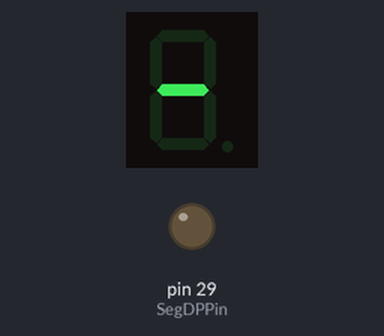
Bench run of a sketch on a simulated Arduino Mega 2560, built with avr-gcc and run on an emulated ATmega2560. On the bench: 1-digit seven-segment display, output pins drawn as LEDs (lit = HIGH). Wiring (inferred from the names in the program): 1-digit 7-segment display, segments lit when LOW: segments pin 22, pin 23, pin 24, pin 25, pin 26, pin 27, pin 28, pin 25. The segment pins are drawn as the display they are named for; pins used as bus, display or sensor lines are not drawn.

Above: at 4.1 s.
At 12.1 s:
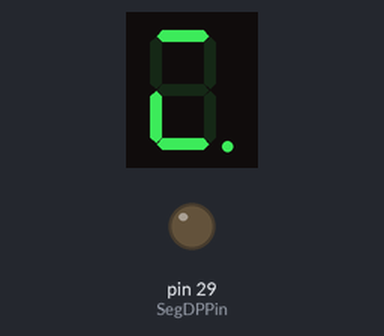
At 22.1 s:
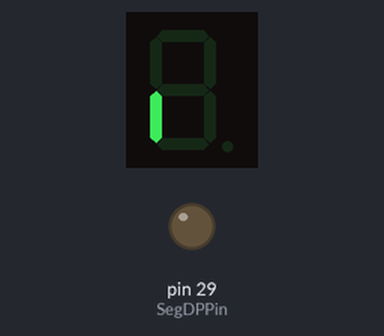
At 39.1 s:
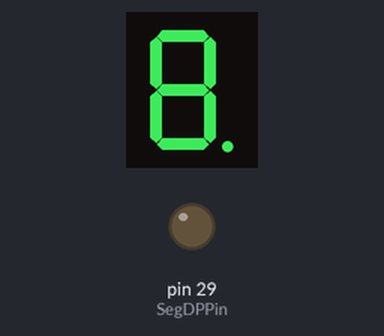
Timing chart, 0 to 40.0 s (numbered marks = the images above):
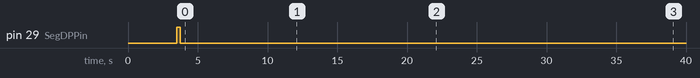

Measured:
- what the display in image 0 shows lasts 1.0 s, from 4.0 s to 5.0 s

The sketch:

CSCI241_Homework_3B.ino
```cpp
// Test Display using a single 8-segment LED module
const int SegAPin = 22;  // Output pin associated with the "A" (top) segment
const int SegBPin = 23;  // Output pin associated with the "B" (top right) segment
const int SegCPin = 24;  // Output pin associated with the "C" (bottom right) segment
const int SegDPin = 25;  // Output pin associated with the "D" (bottom) segment
const int SegEPin = 26;  // Output pin associated with the "E" (bottom left) segment
const int SegFPin = 27;  // Output pin associated with the "F" (top left) segment
const int SegGPin = 28;  // Output pin associated with the "G" (middle) segment
const int SegDPPin = 29; // Output pin associated with the "DP" (decimal point)

// Called once at start up
void setup()
{
  // Initialize the led GPIO pins for output.
  pinMode(SegAPin, OUTPUT);
  pinMode(SegBPin, OUTPUT);
  pinMode(SegCPin, OUTPUT);
  pinMode(SegDPin, OUTPUT);
  pinMode(SegEPin, OUTPUT);
  pinMode(SegFPin, OUTPUT);
  pinMode(SegGPin, OUTPUT);
  pinMode(SegDPPin, OUTPUT);

  // Flash each segment in sequence for a short period of time,
  // so we can see if the circuit wiring is correct.

  const int flashTime = 250; // LED flast time (in milliseconds)

  FlashEachSegment(flashTime);
}

// Called repeatedly until the reset button is pressed
void loop()
{
  // Digit display hold time (in milliseconds)
  const int holdTime = 1000; // 1000 milliseconds = 1 second

  displayZero(holdTime);
  displayOne(holdTime);
  displayTwo(holdTime);
  displayThree(holdTime);
  displayFour(holdTime);
  displayFive(holdTime);
  displaySix(holdTime);
  displaySeven(holdTime);
  displayEight(holdTime);
  displayNine(holdTime);

  displayA(holdTime);
  displayB(holdTime);
  displayC(holdTime);
  displayD(holdTime);
  displayE(holdTime);
  displayF(holdTime);
}

// Display the letter "A"
void displayA(int holdTime)
{
  SegmentOn(SegGPin);
  SegmentOn(SegFPin);
  SegmentOn(SegEPin);
  SegmentOn(SegCPin);
  SegmentOn(SegBPin);
  SegmentOn(SegAPin);
  holdPattern(holdTime);
}

// Display the letter "B"
void displayB(int holdTime)
{
  SegmentOn(SegGPin);
  SegmentOn(SegFPin);
  SegmentOn(SegEPin);
  SegmentOn(SegDPin);
  SegmentOn(SegCPin);
  holdPattern(holdTime);
}

// Display the letter "C"
void displayC(int holdTime)
{
  SegmentOn(SegFPin);
  SegmentOn(SegEPin);
  SegmentOn(SegDPin);
  SegmentOn(SegAPin);
  holdPattern(holdTime);
}

// Display the letter "D"
void displayD(int holdTime)
{
  SegmentOn(SegGPin);
  SegmentOn(SegEPin);
  SegmentOn(SegDPin);
  SegmentOn(SegCPin);
  SegmentOn(SegBPin);
  holdPattern(holdTime);
}

// Display the letter "E"
void displayE(int holdTime)
{
  SegmentOn(SegGPin);
  SegmentOn(SegFPin);
  SegmentOn(SegEPin);
  SegmentOn(SegDPin);
  SegmentOn(SegAPin);
  holdPattern(holdTime);
}

// Display the letter "F"
void displayF(int holdTime)
{
  SegmentOn(SegGPin);
  SegmentOn(SegFPin);
  SegmentOn(SegEPin);
  SegmentOn(SegAPin);
  holdPattern(holdTime);
}

// Display the digit "0"
void displayZero(int holdTime)
{
  SegmentOn(SegAPin);
  SegmentOn(SegBPin);
  SegmentOn(SegCPin);
  SegmentOn(SegDPin);
  SegmentOn(SegDPin);
  SegmentOn(SegEPin);
  SegmentOn(SegFPin);
  holdPattern(holdTime);
}

// Display the digit "1"
void displayOne(int holdTime)
{
  SegmentOn(SegBPin);
  SegmentOn(SegCPin);
  holdPattern(holdTime);
}

// Display the digit "2"
void displayTwo(int holdTime)
{
  SegmentOn(SegAPin);
  SegmentOn(SegBPin);
  SegmentOn(SegDPin);
  SegmentOn(SegEPin);
  SegmentOn(SegGPin);
  holdPattern(holdTime);
}

// Display the digit "3"
void displayThree(int holdTime)
{
  SegmentOn(SegAPin);
  SegmentOn(SegBPin);
  SegmentOn(SegCPin);
  SegmentOn(SegDPin);
  SegmentOn(SegGPin);
  holdPattern(holdTime);
}

// Display the digit "4"
void displayFour(int holdTime)
{
  SegmentOn(SegBPin);
  SegmentOn(SegCPin);
  SegmentOn(SegFPin);
  SegmentOn(SegGPin);
  holdPattern(holdTime);
}

// Display the digit "5"
void displayFive(int holdTime)
{
  SegmentOn(SegAPin);
  SegmentOn(SegCPin);
  SegmentOn(SegDPin);
  SegmentOn(SegFPin);
  SegmentOn(SegGPin);
  holdPattern(holdTime);
}

// Display the digit "6"
void displaySix(int holdTime)
{
  SegmentOn(SegAPin);
  SegmentOn(SegCPin);
  SegmentOn(SegDPin);
  SegmentOn(SegEPin);
  SegmentOn(SegFPin);
  SegmentOn(SegGPin);
  holdPattern(holdTime);
}

// Display the digit "7"
void displaySeven(int holdTime)
{
  SegmentOn(SegAPin);
  SegmentOn(SegBPin);
  SegmentOn(SegCPin);
  holdPattern(holdTime);
}

// Display the digit "8"
void displayEight(int holdTime)
{
  SegmentOn(SegAPin);
  SegmentOn(SegBPin);
  SegmentOn(SegCPin);
  SegmentOn(SegDPin);
  SegmentOn(SegEPin);
  SegmentOn(SegFPin);
  SegmentOn(SegGPin);
  holdPattern(holdTime);
}

// Display the digit "9"
void displayNine(int holdTime)
{
  SegmentOn(SegAPin);
  SegmentOn(SegBPin);
  SegmentOn(SegCPin);
  SegmentOn(SegDPin);
  SegmentOn(SegFPin);
  SegmentOn(SegGPin);
  holdPattern(holdTime);
}

// Implement a delay in milliseconds that also turns off
// all the segments to be ready for the next digit
void holdPattern(int holdTime)
{
  delay(holdTime);
  allSegmentsOff();
  delay(holdTime);
}

// Turn all of the segments to off
void allSegmentsOff(void)
{
  SegmentOff(SegAPin);
  SegmentOff(SegBPin);
  SegmentOff(SegCPin);
  SegmentOff(SegDPin);
  SegmentOff(SegDPin);
  SegmentOff(SegEPin);
  SegmentOff(SegFPin);
  SegmentOff(SegGPin);
}

// Flash each segment with a delay between segments.
void FlashEachSegment(int waitInMilliseconds)
{
  FlashSegment(SegAPin, waitInMilliseconds);
  FlashSegment(SegBPin, waitInMilliseconds);
  FlashSegment(SegCPin, waitInMilliseconds);
  FlashSegment(SegDPin, waitInMilliseconds);
  FlashSegment(SegEPin, waitInMilliseconds);
  FlashSegment(SegFPin, waitInMilliseconds);
  FlashSegment(SegGPin, waitInMilliseconds);
  FlashSegment(SegDPPin, waitInMilliseconds);
}

// Flash a segment for the specified on/off time.
void FlashSegment(int segPin, int waitInMilliseconds)
{
  SegmentOn(segPin);
  delay(waitInMilliseconds);
  SegmentOff(segPin);
  delay(waitInMilliseconds);
}

// Turn a segment on.
void SegmentOn(int segPin)
{
  digitalWrite(segPin, HIGH); //Common cathode: HIGH; Common Anode: LOW
}

// Turn a segment off.
void SegmentOff(int segPin)
{
  digitalWrite(segPin, LOW); //Common cathode: LOW; Common Anode: HIGH
}
```
